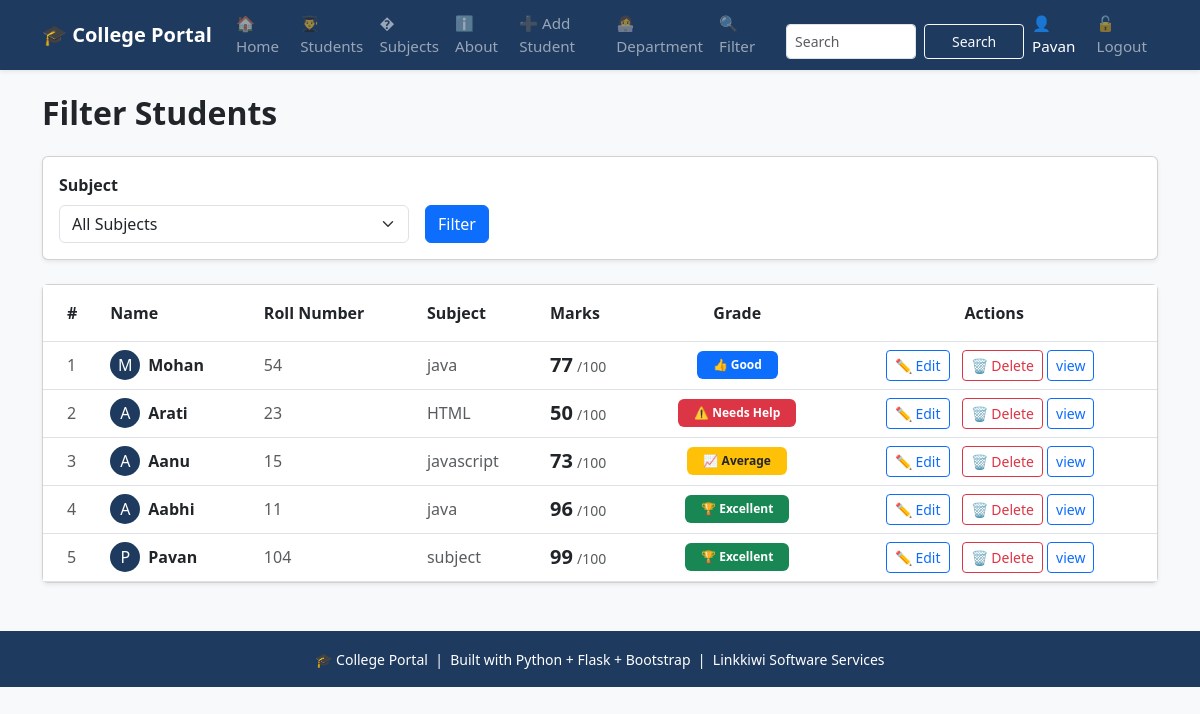
The app's page /filter (signed in) with its own data.
### tables this page shows
CREATE TABLE students
                    (id INTEGER PRIMARY KEY AUTOINCREMENT,
                     name TEXT NOT NULL,
                     roll INTEGER NOT NULL,
                     marks INTEGER NOT NULL,
                     subject TEXT NOT NULL,
                     attendance INTEGER DEFAULT 0);

### app.py (the view)
@app.route('/filter')
def filter_students():
    subject = request.args.get('subject', '')
    grade = request.args.get('grade', '')
    conn = get_db()
    subjects = conn.execute('''SELECT DISTINCT subject FROM students
                            WHERE subject IS NOT NULL
                            AND subject != ""
                            ORDER BY subject ASC''').fetchall()
    query = 'SELECT * FROM students WHERE 1=1'
    params = []
    if subject:
        query += ' AND subject = ?'
        params.append(subject)
    if grade =='excellent':
        query += ' AND marks >= 90'
    elif grade == 'good':
        query += ' AND marks >= 75 AND marks < 90'
    elif grade == 'average':
        query += ' AND marks >= 60 AND marks < 75'
    elif grade == 'poor':
        query += ' AND marks < 45'
    query += ' ORDER BY id DESC'
    students = conn.execute(query, params).fetchall()
    conn.close()
    return render_template('filter.html', students=students, subjects=subjects, selected_subject=subject, selected_grade=grade)

### database.py (called while the page is built)
def get_db():
   conn = sqlite3.connect('myproject.db')
   conn.row_factory = sqlite3.Row  # To access columns by name
   return conn

### templates/filter.html (shortened to what this page needs)
{% extends 'base.html' %}
{% block content %}
<h2 class="fw-bold mb-4">Filter Students</h2>
<div class="card mb-4 shadow-sm">
    <div class="card-body">
        <form method="GET" action="{{ url_for('filter_students') }}">
            <div class="row g-3 align-items-end">
                <div class="col-md-4">
                    <label class="form-label fw-bold">Subject</label>
                    <select name="subject" class="form-select">
                        <option value="">All Subjects</option>
                    </select>
                </div>
                <div class="col-md-4">
                    <button type="submit" class="btn btn-primary">Filter</button>
                </div>
            </div>
        </form>
    </div>
</div>
{% if students %}
<div class="card shadow-sm">
    <div class="card-body p-0">
        <div class="table-responsive">
            <table class="table table-hover mb-0">
                <thead style="background-color: #1e3a5f; color:white;">
                    <tr>
                        <th class="py-3 ps-4">#</th>
                        <th class="py-3">Name</th>
                        <th class="py-3">Roll Number</th>
                        <th class="py-3">Subject</th>
                        <th class="py-3">Marks</th>
                        <th class="py-3 text-center">Grade</th>
                        <th class="py-3 text-center">Actions</th>
                    </tr>
                </thead>
                <tbody>
                    {% for student in students %}
                    <tr class="align-middle">
                        <td class="ps-4 text-muted">
                            {{ loop.index }}
                        </td>
                        <td>
                            <div class="d-flex align-items-center">
                                <div class="rounded-circle d-flex justify-content-center align-items-center me-2"
                                     style="width:30px; height:30px; background-color:#1e3a5f; color:white;">
                                    {{ student['name'][0] }}
                                </div>
                                <span class="fw-bold">{{ student['name'] }}</span>
                            </div>
                        </td>
                        <td class="text-muted">{{ student['roll'] }}</td>
                        <td class="text-muted">{{ student['subject'] }}</td>
                        <td>
                            <span class="fw-bold fs-5">{{ student['marks'] }}</span>
                            <span class="text-muted small">/100</span>
                        </td>
                        <td class="text-center">
                            {% if student['marks'] >= 90 %}
                                <span class="badge bg-success px-3 py-2">
                                    🏆 Excellent
                                </span>
                            {% elif student['marks'] >= 75 %}
                                <span class="badge bg-primary px-3 py-2">
                                    👍 Good
                                </span>
                            {% elif student['marks'] >= 60 %}
                                <span class="badge bg-warning text-dark px-3 py-2">
                                    📈 Average
                                </span>
                            {% else %}
                                <span class="badge bg-danger px-3 py-2">
                                    ⚠️ Needs Help
                                </span>
                            {% endif %}
                        </td>
                        <td class="text-center">
                            <a href="{{ url_for('edit_student', id=student['id']) }}"
                               class="btn btn-sm btn-outline-primary me-2">
                                ✏️ Edit
                            </a>
                            <a href="{{ url_for('delete_student', id=student['id']) }}"
                               class="btn btn-sm btn-outline-danger"
                               onclick="return confirm('Are you sure you want to delete this student?');">
                                🗑️ Delete
                            </a>
                             <a href="{{ url_for('student_detail', id=student['id']) }}"
                               class="btn btn-sm btn-outline-primary me-2">
                                view
                            </a>
                        </td>
                    </tr>
                    {% endfor %}
                </tbody>
            </table>
        </div>
    </div>
</div>
{% else %}
<div class="alert alert-info mt-4" role="alert">
    No students found for the selected filter.
</div>
{% endif %}
{% endblock %}

### templates/Base.html (shortened to what this page needs)
<!DOCTYPE html>
<html lang="en">
<head>
    <link href="https://cdn.jsdelivr.net/npm/bootstrap@5.3.0/dist/css/bootstrap.min.css"
          rel="stylesheet">
</head>
<body class="bg-light">
    <nav class="navbar navbar-expand navbar-dark shadow-sm"
         style="background-color: #1e3a5f;">
        <div class="container justify-content-center">
            <a class="navbar-brand fw-bold fs-5 me-3" href="{{ url_for('home') }}">
                🎓 College Portal
            </a>
            <div class="navbar-nav">
                <a class="nav-link px-2 py-1" href="{{ url_for('home') }}">
                    🏠 Home
                </a>
                <a class="nav-link px-2 py-1" href="{{ url_for('students_page') }}">
                    👨‍🎓 Students
                </a>
                <a class="nav-link px-2 py-1" href="{{ url_for('subjects') }}">
                    � Subjects
                </a>
                <a class="nav-link px-2 py-1" href="{{ url_for('about') }}">
                    ℹ️ About
                </a>
                <a class="nav-link px-2 py-1" href="{{ url_for('add_student') }}">
                    ➕ Add Student
                </a>
                <a class="nav-link px-2 py-1" href="{{ url_for('department')}}">
                      👩‍💻Department
                </a>
                <a class ="nav-link px-2 py-1" href="{{ url_for('filter_students') }}">
                    🔍 Filter
                </a>
                <form class="d-flex ms-3 mt-3" action="{{ url_for('search') }}" method="GET">
                    <input class="form-control form-control-sm me-2" style="width:130px; height:35px" type="search" placeholder="Search" name="q">
                    <button class="btn btn-outline-light btn-sm" style="width:100px; height:35px" type="submit">Search</button>
                </form>
                {% if session.username %}
                    <span class="nav-link px-2 py-1 text-white">👤 {{ session.username }}</span>
                    <a class="nav-link px-2 py-1" href="{{ url_for('logout') }}">
                        🔓 Logout
                    </a>
                {% else %}
                    <a class="nav-link px-2 py-1" href="{{ url_for('login') }}">
                        🔒 Login
                    </a>
                {% endif %}
            </div>
        </div>
    </nav>
<div class="container mt-4 mb-5">
        {% block content %}
        {% endblock %}
</div>
    <footer style="background-color: #1e3a5f;" class="text-white text-center py-3 mt-5">
        <small>
            🎓 College Portal &nbsp;|&nbsp;
            Built with Python + Flask + Bootstrap &nbsp;|&nbsp;
            Linkkiwi Software Services
        </small>
    </footer>
</body>
</html>

### templates/Base.html (style rules this page uses)
.navbar { min-height: 60px; }
:root { --brand: #1e3a5f; }
.nav-link { font-size: 0.95rem; font-weight: 500; }

### records on screen
students: username "Pavan", name "P", name "Pavan", roll "104", subject "subject", marks "99", shows "🏆 Excellent"
students: name "M", name "Mohan", roll "54", subject "java", marks "77", shows "👍 Good"
students: name "A", name "Arati", roll "23", subject "HTML", marks "50", shows "⚠️ Needs Help"
students: name "A", name "Aanu", roll "15", subject "javascript", marks "73", shows "📈 Average"
students: name "A", name "Aabhi", roll "11", subject "java", marks "96", shows "🏆 Excellent"
